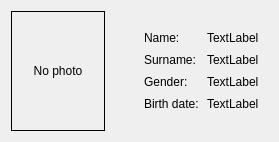
<?xml version="1.0" encoding="UTF-8"?>
<ui version="4.0">
 <class>PersonalDataWidget</class>
 <widget class="QFrame" name="PersonalDataWidget">
  <property name="geometry">
   <rect>
    <x>0</x>
    <y>0</y>
    <width>279</width>
    <height>140</height>
   </rect>
  </property>
  <property name="sizePolicy">
   <sizepolicy hsizetype="Fixed" vsizetype="Expanding">
    <horstretch>0</horstretch>
    <verstretch>0</verstretch>
   </sizepolicy>
  </property>
  <property name="windowTitle">
   <string>Frame</string>
  </property>
  <property name="frameShape">
   <enum>QFrame::NoFrame</enum>
  </property>
  <property name="frameShadow">
   <enum>QFrame::Plain</enum>
  </property>
  <layout class="QHBoxLayout" name="horizontalLayout">
   <item>
    <widget class="QLabel" name="photoPlaceholder">
     <property name="minimumSize">
      <size>
       <width>94</width>
       <height>120</height>
      </size>
     </property>
     <property name="maximumSize">
      <size>
       <width>94</width>
       <height>120</height>
      </size>
     </property>
     <property name="frameShape">
      <enum>QFrame::Box</enum>
     </property>
     <property name="text">
      <string>No photo</string>
     </property>
     <property name="alignment">
      <set>Qt::AlignCenter</set>
     </property>
    </widget>
   </item>
   <item>
    <spacer name="horizontalSpacer">
     <property name="orientation">
      <enum>Qt::Horizontal</enum>
     </property>
     <property name="sizeHint" stdset="0">
      <size>
       <width>0</width>
       <height>20</height>
      </size>
     </property>
    </spacer>
   </item>
   <item>
    <widget class="QFrame" name="dataFrame">
     <layout class="QFormLayout" name="formLayout">
      <property name="formAlignment">
       <set>Qt::AlignLeading|Qt::AlignLeft|Qt::AlignVCenter</set>
      </property>
      <property name="horizontalSpacing">
       <number>8</number>
      </property>
      <property name="verticalSpacing">
       <number>8</number>
      </property>
      <item row="0" column="0">
       <widget class="QLabel" name="nameLabel">
        <property name="text">
         <string>Name:</string>
        </property>
       </widget>
      </item>
      <item row="0" column="1">
       <widget class="QLabel" name="namePlaceholder">
        <property name="text">
         <string>TextLabel</string>
        </property>
       </widget>
      </item>
      <item row="1" column="0">
       <widget class="QLabel" name="surnameLabel">
        <property name="text">
         <string>Surname:</string>
        </property>
       </widget>
      </item>
      <item row="1" column="1">
       <widget class="QLabel" name="surnamePlaceholder">
        <property name="text">
         <string>TextLabel</string>
        </property>
       </widget>
      </item>
      <item row="2" column="0">
       <widget class="QLabel" name="genderLabel">
        <property name="text">
         <string>Gender:</string>
        </property>
       </widget>
      </item>
      <item row="2" column="1">
       <widget class="QLabel" name="genderPlaceholder">
        <property name="text">
         <string>TextLabel</string>
        </property>
       </widget>
      </item>
      <item row="3" column="0">
       <widget class="QLabel" name="birthdateLabel">
        <property name="text">
         <string>Birth date:</string>
        </property>
       </widget>
      </item>
      <item row="3" column="1">
       <widget class="QLabel" name="birthdatePlaceholder">
        <property name="text">
         <string>TextLabel</string>
        </property>
       </widget>
      </item>
     </layout>
    </widget>
   </item>
  </layout>
 </widget>
 <resources>
  <include location="medusaDatabaseIcons.qrc"/>
 </resources>
 <connections/>
 <slots>
  <slot>setName(QString)</slot>
  <slot>setSurname(QString)</slot>
  <slot>setGender(QChar)</slot>
  <slot>setBirthDate(QDate)</slot>
  <slot>setPhoto(QPixmap)</slot>
  <slot>reset()</slot>
 </slots>
</ui>
